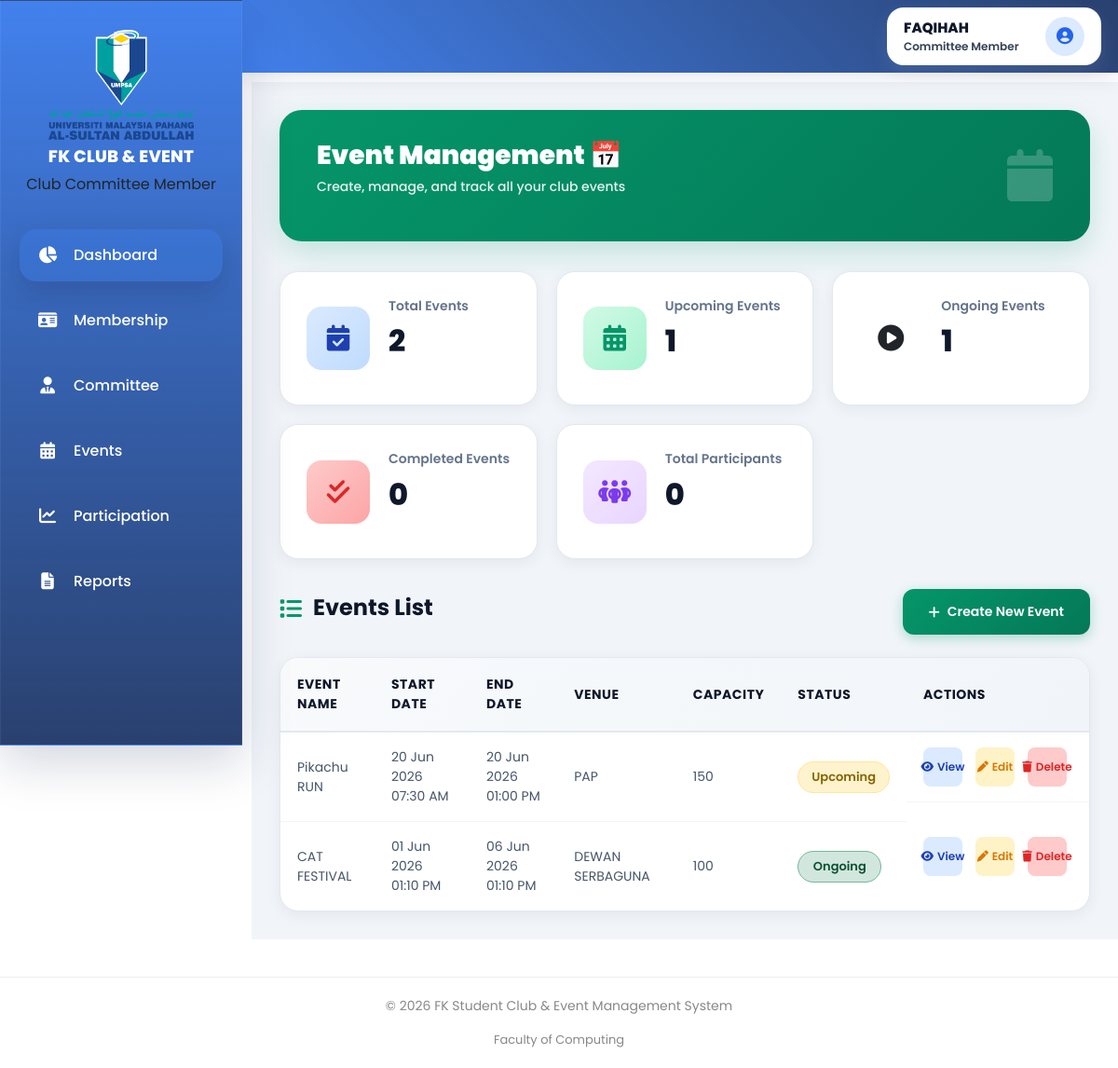
The page /Project_FK_Club/Committee/manage_events.php (signed in) on the database its author committed.
### tables this page shows
CREATE TABLE `events_comm` (
  `event_id` int(11) NOT NULL,
  `event_name` varchar(255) NOT NULL,
  `event_location` varchar(255) NOT NULL,
  `event_capacity` int(11) DEFAULT 0,
  `event_description` text DEFAULT NULL,
  `event_start_datetime` datetime NOT NULL,
  `event_end_datetime` datetime NOT NULL,
  `event_latitude` decimal(10,6) DEFAULT NULL,
  `event_longitude` decimal(10,6) DEFAULT NULL,
  `contact_name` varchar(255) DEFAULT NULL,
  `contact_phone` varchar(50) DEFAULT NULL,
  `contact_email` varchar(255) DEFAULT NULL,
  `created_by` int(11) DEFAULT NULL,
  `created_at` timestamp NOT NULL DEFAULT current_timestamp(),
  `updated_at` timestamp NOT NULL DEFAULT current_timestamp() ON UPDATE current_timestamp(),
  `event_status` enum('Upcoming','Ongoing','Completed','Cancelled') DEFAULT 'Upcoming',
  `event_image` varchar(255) DEFAULT NULL
);

### Project_FK_Club/Committee/manage_events.php (the view, shortened to what this page needs)
<?php
include('../db_connect.php');
$user_name = $_SESSION['full_name'] ?? 'Committee Member';
$committee_role = $_SESSION['committee_role'] ?? 'Committee Member';
$result = mysqli_query($conn, "SELECT * FROM events_comm ORDER BY event_start_datetime DESC");
$events_list = [];
while ($row = mysqli_fetch_assoc($result)) {
    $events_list[] = $row;
}
$total_events = count($events_list);
$upcoming_events = 0;
$ongoing_events = 0;
$completed_events = 0;
$current = date('Y-m-d H:i:s');
foreach ($events_list as $event) {
    if (!empty($event['event_start_datetime']) && !empty($event['event_end_datetime'])) {
        $start = $event['event_start_datetime'];
        $end   = $event['event_end_datetime'];
        if ($current < $start) {
            $upcoming_events++;
        }
        elseif ($current >= $start && $current <= $end) {
            $ongoing_events++;
        }
        else {
            $completed_events++;
        }
    }
}
$total_participants = 0;
?>
    <?php include '../Includes/header_comm.php'; ?>
    <?php include '../Includes/sidebar_comm.php'; ?>
    <link rel="stylesheet" href="../CSS_Comm/manage_events.css">
<div id="app-layout-container">
    <div id="main-content-wrapper">
        <div class="topbar">
            <div class="profile-menu">
                <button type="button" class="profile-btn" id="profileButton">
                    <div class="profile-info">
                        <span class="profile-name">
                            <?php echo htmlspecialchars($user_name); ?>
                        </span>
                        <span class="profile-role">
                            <?php echo htmlspecialchars($committee_role); ?>
                        </span>
                    </div>
                    <div class="profile-icon">
                        <i class="fa-solid fa-circle-user"></i>
                    </div>
                </button>
            </div>
        </div>
        <div class="main-content">
            <div class="events-banner">
                <div class="events-banner-content">
                    <h1>Event Management 📅</h1>
                    <p>Create, manage, and track all your club events</p>
                </div>
                <div class="events-banner-icon">
                    <i class="fa-solid fa-calendar"></i>
                </div>
            </div>
            <div class="events-stats">
                <div class="event-stat-card">
                    <div class="event-stat-icon stat-total">
                        <i class="fa-solid fa-calendar-check"></i>
                    </div>
                    <div class="event-stat-details">
                        <h4>Total Events</h4>
                        <p><?php echo $total_events; ?></p>
                    </div>
                </div>
                <div class="event-stat-card">
                    <div class="event-stat-icon stat-upcoming">
                        <i class="fa-solid fa-calendar-days"></i>
                    </div>
                    <div class="event-stat-details">
                        <h4>Upcoming Events</h4>
                        <p><?php echo $upcoming_events; ?></p>
                    </div>
                </div>
                <div class="event-stat-card">
                    <div class="event-stat-icon stat-ongoing">
                        <i class="fa-solid fa-play-circle"></i>
                    </div>
                    <div class="event-stat-details">
                        <h4>Ongoing Events</h4>
                        <p><?php echo $ongoing_events; ?></p>
                    </div>
                </div>
                <div class="event-stat-card">
                    <div class="event-stat-icon stat-completed">
                        <i class="fa-solid fa-check-double"></i>
                    </div>
                    <div class="event-stat-details">
                        <h4>Completed Events</h4>
                        <p><?php echo $completed_events; ?></p>
                    </div>
                </div>
                <div class="event-stat-card">
                    <div class="event-stat-icon stat-participants">
                        <i class="fa-solid fa-people-group"></i>
                    </div>
                    <div class="event-stat-details">
                        <h4>Total Participants</h4>
                        <p><?php echo $total_participants; ?></p>
                    </div>
                </div>
            </div>
            <div class="events-header">
                <h2><i class="fa-solid fa-list"></i> Events List</h2>
                <button class="create-event-btn" onclick="openCreateEventModal()">
                    <i class="fa-solid fa-plus"></i> Create New Event
                </button>
            </div>
            <?php if (count($events_list) > 0) { ?>
                <div class="events-table-card">
                    <table>
                        <thead>
                            <tr>
                                <th>Event Name</th>
                                <th>Start Date</th>
                                <th>End Date</th>
                                <th>Venue</th>
                                <th>Capacity</th>
                                <th>Status</th>
                                <th>Actions</th>
                            </tr>
                        </thead>
                        <tbody>
                            <?php foreach ($events_list as $event) { ?>
                                    <?php
                                    $current = date('Y-m-d H:i:s');
                                    $start = $event['event_start_datetime'];
                                    $end   = $event['event_end_datetime'];
                                    if ($current < $start) {
                                        $status = 'Upcoming';
                                        $statusClass = 'status-upcoming';
                                    }
                                    elseif ($current >= $start && $current <= $end) {
                                        $status = 'Ongoing';
                                        $statusClass = 'status-ongoing';
                                    }
                                    else {
                                        $status = 'Completed';
                                        $statusClass = 'status-completed';
                                    }
                                    ?>
                                    <tr data-event-id="<?php echo $event['event_id']; ?>">
                                        <td>
                                            <?php echo htmlspecialchars($event['event_name']); ?>
                                        </td>
                                        <td>
                                            <?php echo date(
                                                'd M Y h:i A',
                                                strtotime($event['event_start_datetime'])
                                            ); ?>
                                        </td>
                                        <td>
                                            <?php echo date(
                                                'd M Y h:i A',
                                                strtotime($event['event_end_datetime'])
                                            ); ?>
                                        </td>
                                        <td>
                                            <?php echo htmlspecialchars($event['event_location']); ?>
                                        </td>
                                        <td>
                                            <?php echo htmlspecialchars($event['event_capacity']); ?>
                                        </td>
                                        <td>
                                            <span class="event-status <?php echo $statusClass; ?>">
                                                <?php echo $status; ?>
                                            </span>
                                        </td>
                                        <td class="event-actions">
                                            <button class="action-btn btn-view"
                                                data-id="<?php echo $event['event_id']; ?>">
                                                <i class="fa-solid fa-eye"></i>
                                                View
                                            </button>
                                            <button class="action-btn btn-edit"
                                                data-id="<?php echo $event['event_id']; ?>">
                                                <i class="fa-solid fa-pen"></i>
                                                Edit
                                            </button>
                                            <button class="action-btn btn-delete"
                                                data-id="<?php echo $event['event_id']; ?>">
                                                <i class="fa-solid fa-trash"></i>
                                                Delete
                                            </button>
                                        </td>
                                    </tr>
                                    <?php } ?>
                        </tbody>
                    </table>
                </div>
            <?php } ?>
        </div>
    </div>
</div>
<?php include '../Includes/footer.php'; ?>

### Project_FK_Club/CSS_Comm/committee_style.css (style rules this page uses)
* { margin:0; padding:0; box-sizing:border-box; font-family:'Poppins', sans-serif; }
.topbar { width:100%; height:90px; background:#2f5de0; display:flex; justify-content:flex-end; align-items:center; padding:0 40px; box-shadow:0 4px 15px rgba(0,0,0,0.15); }
.profile-info { display:flex; flex-direction:column; }
.profile-icon { width:50px; height:50px; border-radius:50%; background:#e7eefc; display:flex; align-items:center; justify-content:center; margin-left:auto; }
.profile-icon i { color:#2f5de0; font-size:22px; }
.action-btn { width:54px; height:54px; border-radius:18px; display:flex; align-items:center; justify-content:center; text-decoration:none; border:none; cursor:pointer; font-size:18px; transition:0.3s; }

### Project_FK_Club/CSS_Comm/committee.css (style rules this page uses)
* { margin: 0; padding: 0; box-sizing: border-box; }
html, body, input, button, select, textarea { font-family: 'Segoe UI', Arial, sans-serif; }
html, body { background: linear-gradient(135deg, #f1f5f9 0%, #e2e8f0 100%); color: #1e293b; overflow-x: hidden; min-height: 100vh; position: relative; }
.sidebar a i, .logout-link i, .profile-icon i, .dropdown-content i { font-family: "Font Awesome 6 Free" !important; font-weight: 900 !important; font-style: normal !important; display: inline-flex !important; align-items: center; justify-content: center; visibility: visible !important; opacity: 1 !important; line-height: 1 !important; }
.topbar { position: fixed; top: 0; left: 260px; width: calc(100% - 260px); height: 78px; background: linear-gradient(45deg, rgba(50, 118, 235, 0.92) 0%, rgba(4, 31, 85, 0.85) 100%); display: flex; align-items: center; justify-content: flex-end; padding: 0 18px; color: white; z-index: 999; -webkit-backdrop-filter: blur(12px); box-shadow: 0 6px 20px rgba(2,30,75,0.10); }
.profile-menu { position: relative; display: flex; justify-content: flex-end; align-items: center; }
.profile-btn { background: white; color: #0f172a; padding: 10px 18px; border: none; border-radius: 18px; cursor: pointer; display: flex; align-items: center; justify-content: space-between; gap: 14px; width: 230px; box-shadow: 0 8px 18px rgba(148,163,184,0.16); transition: all 0.3s ease; }
.profile-info { display: flex; flex-direction: column; align-items: flex-start; }
.profile-name { font-size: 15px; font-weight: 800; color: #0f172a; }
.profile-role { font-size: 12px; font-weight: 600; color: #334155; }
.profile-icon { width: 42px; height: 42px; background: #dbeafe; border-radius: 50%; display: flex; align-items: center; justify-content: center; }
.profile-icon i { color: #2563eb; font-size: 18px; }
.main-content { margin-left: 260px; margin-top: 88px; padding: 28px 40px 40px; min-height: 100vh; }
.main-content h1 { font-size: 34px; color: #0f172a; margin-bottom: 25px; font-weight: 900; }

### Project_FK_Club/CSS_Comm/participant_cmm.css (style rules this page uses)
.main-content { margin-left: 270px; padding: 30px; background: #f1f5f9; min-height: 100vh; }
.stat-total { background: #2563eb; }
.action-btn { border: none; padding: 10px 14px; border-radius: 10px; font-size: 14px; font-weight: 600; transition: 0.3s; }
.btn-view { background: #dbeafe; color: #2563eb; }
.btn-edit { background: #fef3c7; color: #d97706; }
.btn-delete { background: #fee2e2; color: #dc2626; }

### Project_FK_Club/CSS_Comm/report_comm.css (style rules this page uses)
.action-btn { border:none; width:42px; height:42px; border-radius:10px; color:white; cursor:pointer; margin-right:6px; }
.btn-view { background:#2563eb; }

### rows shown on the page
events_comm: event_name "Pikachu RUN", event_start_datetime "20 Jun 2026 07:30 AM", event_end_datetime "20 Jun 2026 01:00 PM", event_location "PAP", event_capacity "150", event_start_datetime "Upcoming"
events_comm: event_name "CAT FESTIVAL", event_start_datetime "01 Jun 2026 01:10 PM", event_end_datetime "06 Jun 2026 01:10 PM", event_location "DEWAN SERBAGUNA", event_capacity "100", status "Ongoing"

### other values the page prints
$user_name "FAQIHAH"
$committee_role "Committee Member"
$total_events "2"
$upcoming_events "1"
$ongoing_events "1"
$completed_events "0"
$total_participants "0"
